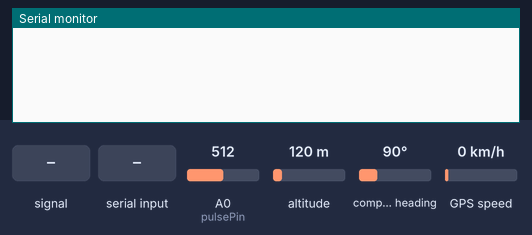
Simulated run of this sketch. Board: Arduino Uno, built with avr-gcc and run on an emulated ATmega328P. Shown: the last lines printed to the serial monitor. Inputs (shaded band) come from the test bench; at power-on: altitude 120 m, A0 (pulsePin) = 512, GPS speed 0 km/h, compass heading 90°. The GPS gets a fix after 3 s at 37.7749, -122.4194 with 8 satellites.

Above: at 1.8 s.
1.9 s: A0 (pulsePin) fed a 200 Hz sine of ±81 counts around its level
At 3.7 s:
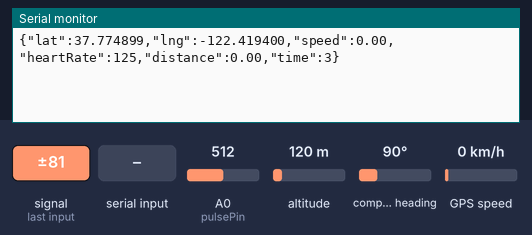
5.7 s: altitude set to 20 m
At 7.5 s:
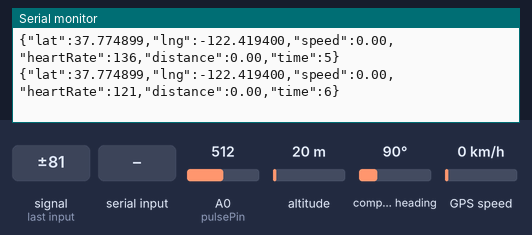
10.0 s: A0 (pulsePin) set to 716
At 10.5 s:
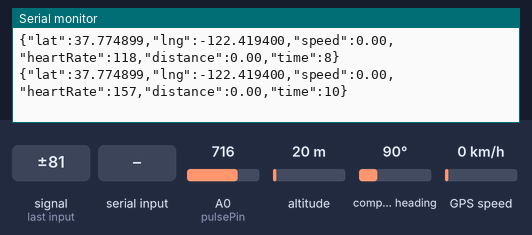
11.6 s: GPS speed set to 2 km/h
At 12.9 s:
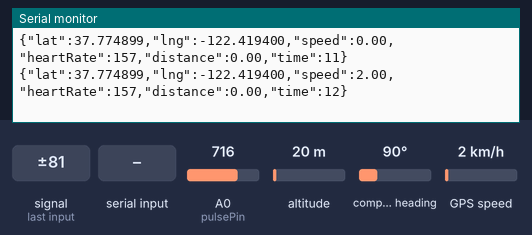
13.2 s: A0 (pulsePin) fed a 1000 Hz sine of ±255 counts around its level
At 14.5 s:
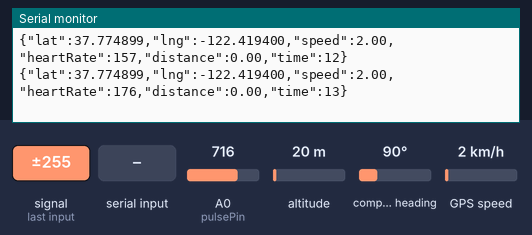
14.8 s: "1" received over the second serial link
At 16.8 s:
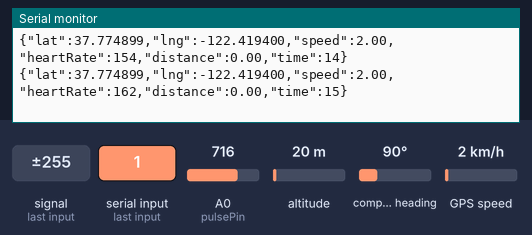
Timing chart, 0 to 17.4 s (numbered marks = the images above; inputs shaded):
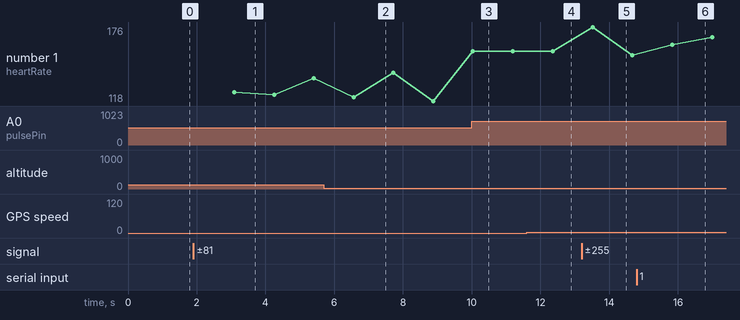

The sketch:

runtracker.ino
```cpp
#include <SoftwareSerial.h>
#include <TinyGPS++.h>
#include <math.h> // Thêm thư viện toán học

TinyGPSPlus gps;
SoftwareSerial ss(4, 3); // RX, TX for GPS
SoftwareSerial bt(10, 11); // RX, TX for Bluetooth HC-05

int pulsePin = A0;
int heartRate = 0;
unsigned long startTime = 0;
float totalDistance = 0;
float lastLat = 0, lastLng = 0;
bool isRunning = false;

float calcDistance(float lat1, float lon1, float lat2, float lon2) {
  float R = 6371e3; // Earth's radius in meters
  float phi1 = lat1 * PI / 180;
  float phi2 = lat2 * PI / 180;
  float deltaPhi = (lat2 - lat1) * PI / 180;
  float deltaLambda = (lon2 - lon1) * PI / 180;
  float a = sin(deltaPhi / 2) * sin(deltaPhi / 2) +
            cos(phi1) * cos(phi2) * sin(deltaLambda / 2) * sin(deltaLambda / 2);
  float c = 2 * atan2(sqrt(a), sqrt(1 - a));
  return R * c; // Distance in meters
}

void setup() {
  Serial.begin(9600);
  ss.begin(9600);
  bt.begin(9600); // Bluetooth
  startTime = millis();
}

void loop() {
  while (ss.available() > 0) {
    gps.encode(ss.read());
  }

  heartRate = analogRead(pulsePin);
  heartRate = map(heartRate, 0, 1023, 60, 200); // Calibrate to realistic BPM

  if (gps.location.isUpdated()) {
    float lat = gps.location.lat();
    float lng = gps.location.lng();
    float speed = gps.speed.kmph();
    unsigned long currentTime = (millis() - startTime) / 1000; // Seconds

    if (lastLat != 0 && lastLng != 0) {
      totalDistance += calcDistance(lastLat, lastLng, lat, lng) / 1000; // km
    }
    lastLat = lat;
    lastLng = lng;

    // Send JSON data to Serial (Flask) and Bluetooth (phone)
    String data = "{\"lat\":" + String(lat, 6) + ",\"lng\":" + String(lng, 6) +
                  ",\"speed\":" + String(speed, 2) + ",\"heartRate\":" + String(heartRate) +
                  ",\"distance\":" + String(totalDistance, 2) + ",\"time\":" + String(currentTime) + "}";
    Serial.println(data);
    bt.println(data);
  }

  delay(1000);
}
```

Measured:
- after the input at 1.9 s, the serial monitor: prints a new line after 1.2 s (image 1)
- after the input at 5.7 s, the serial monitor: prints a new line after 0.87 s (image 2)
- after the input at 10.0 s, the serial monitor: prints a new line at once (image 3)
- after the input at 11.6 s, the serial monitor: prints a new line after 0.76 s (image 4)
- after the input at 13.2 s, the serial monitor: prints a new line after 0.32 s (image 5)
- after the input at 14.8 s, the serial monitor: prints a new line after 1.0 s (image 6)
- plotted number 1: 136 → 118 after the input at 5.7 s, 118 → 157 after the input at 10.0 s, 157 → 154 after the input at 13.2 s, 154 → 168 after the input at 14.8 s
